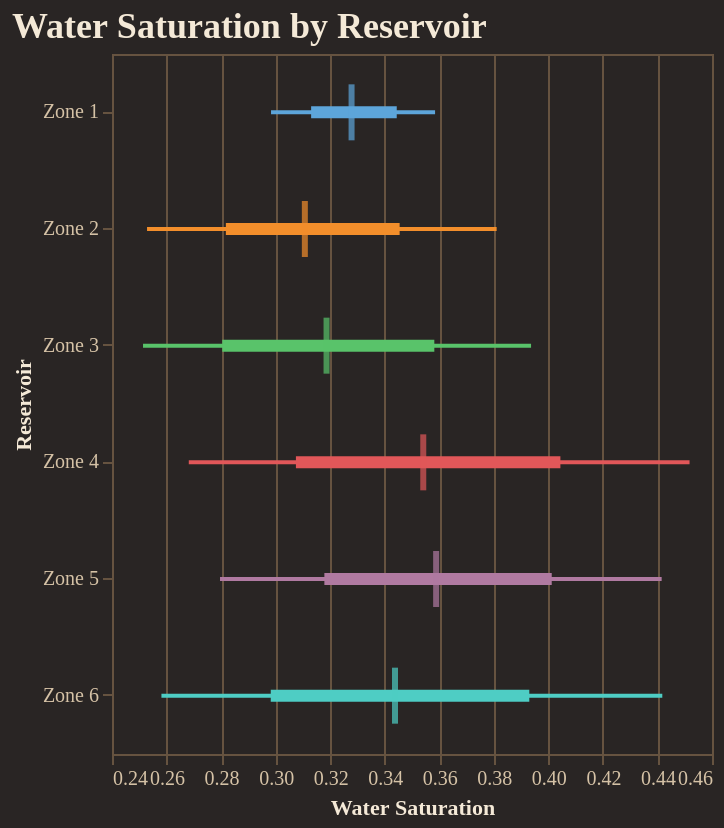

This figure's notebook cell:
### Code cell
fig = reporter.plotter.forest_plot(
    "Water Saturation", 
    backend=PLOTTING_BACKEND
)
fig.show()

### Figure 1 — Vega-Lite specification as saved in the notebook (floating-point values rounded to 4 significant figures)
{"config": {"background": "#292524", "view": {"fill": "#292524", "stroke": "#665340"}, "title": {"color": "#f4e9d7", "font": "Merriweather", "fontSize": 18, "fontWeight": 600, "subtitleColor": "#d5c2a6", "anchor": "start"}, "axis": {"domainColor": "#665340", "gridColor": "#665340", "tickColor": "#665340", "labelColor": "#d5c2a6", "titleColor": "#f4e9d7", "labelFont": "Merriweather", "titleFont": "Merriweather"}, "legend": {"titleColor": "#f4e9d7", "labelColor": "#d5c2a6", "labelFont": "Merriweather", "titleFont": "Merriweather", "orient": "top-right", "symbolType": "circle"}, "header": {"labelColor": "#d5c2a6", "titleColor": "#f4e9d7", "labelFont": "Merriweather", "titleFont": "Merriweather"}, "mark": {"color": "#c78d3b"}, "line": {"color": "#c78d3b"}, "bar": {"color": "#c78d3b"}, "point": {"color": "#ddb06d"}, "area": {"color": "#c78d3b", "opacity": 0.35}, "text": {"color": "#f4e9d7", "font": "Merriweather"}, "range": {"category": ["#5DA5DA", "#F28E2B", "#59C36A", "#E15759", "#B07AA1", "#4ECDC4", "#FF9DA7", "#EDC948"]}}, "layer": [{"mark": {"type": "rule", "strokeWidth": 2}, "encoding": {"color": {"field": "group", "legend": null, "type": "nominal"}, "x": {"field": "p10", "scale": {"zero": false}, "title": "Water Saturation", "type": "quantitative"}, "x2": {"field": "p90"}, "y": {"field": "group", "sort": ["Zone 1", "Zone 2", "Zone 3", "Zone 4", "Zone 5", "Zone 6"], "title": "Reservoir", "type": "nominal"}}}, {"mark": {"type": "rule", "strokeWidth": 6}, "encoding": {"color": {"field": "group", "legend": null, "type": "nominal"}, "x": {"field": "p25", "scale": {"zero": false}, "title": "Water Saturation", "type": "quantitative"}, "x2": {"field": "p75"}, "y": {"field": "group", "sort": ["Zone 1", "Zone 2", "Zone 3", "Zone 4", "Zone 5", "Zone 6"], "title": "Reservoir", "type": "nominal"}}}, {"mark": {"type": "tick", "color": "black", "size": 28, "thickness": 3}, "encoding": {"color": {"field": "group", "legend": null, "type": "nominal"}, "tooltip": [{"field": "group", "title": "Group", "type": "nominal"}, {"field": "p10", "title": "P10", "type": "quantitative"}, {"field": "p25", "title": "P25", "type": "quantitative"}, {"field": "median", "title": "Median", "type": "quantitative"}, {"field": "p75", "title": "P75", "type": "quantitative"}, {"field": "p90", "title": "P90", "type": "quantitative"}], "x": {"field": "median", "scale": {"zero": false}, "title": "Water Saturation", "type": "quantitative"}, "y": {"field": "group", "sort": ["Zone 1", "Zone 2", "Zone 3", "Zone 4", "Zone 5", "Zone 6"], "title": "Reservoir", "type": "nominal"}}}], "data": {"name": "data-99262971f4a2537ef73df530de0966f9"}, "height": 350, "title": "Water Saturation by Reservoir", "width": "container", "$schema": "https://vega.github.io/schema/vega-lite/v5.20.1.json", "datasets": {"data-99262971f4a2537ef73df530de0966f9": [{"group": "Zone 1", "p10": 0.2983, "p25": 0.313, "median": 0.3278, "p75": 0.3444, "p90": 0.3585}, {"group": "Zone 2", "p10": 0.2528, "p25": 0.2818, "median": 0.3107, "p75": 0.3455, "p90": 0.381}, {"group": "Zone 3", "p10": 0.2514, "p25": 0.2804, "median": 0.3187, "p75": 0.3582, "p90": 0.3937}, {"group": "Zone 4", "p10": 0.2682, "p25": 0.3074, "median": 0.3541, "p75": 0.4044, "p90": 0.4518}, {"group": "Zone 5", "p10": 0.2796, "p25": 0.3179, "median": 0.3588, "p75": 0.4012, "p90": 0.4415}, {"group": "Zone 6", "p10": 0.2581, "p25": 0.2982, "median": 0.3438, "p75": 0.393, "p90": 0.4418}]}}
